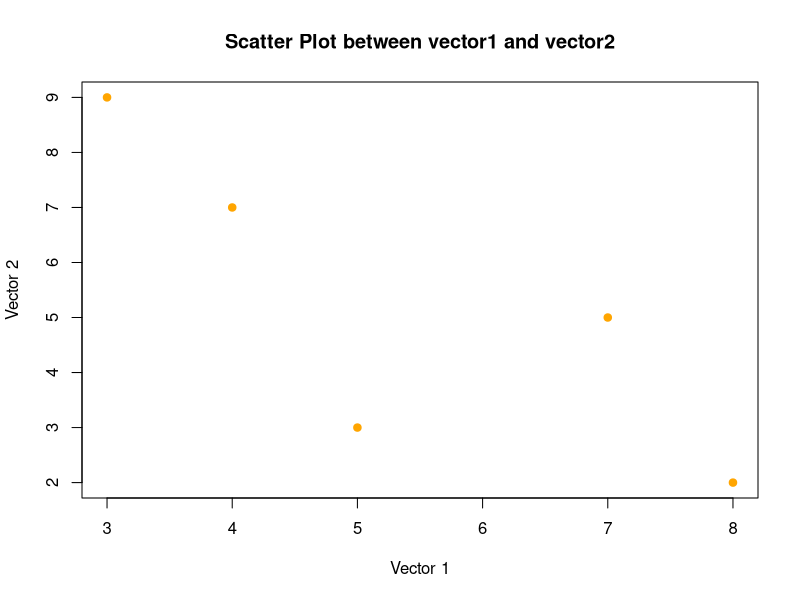

R code for this plot:
#create vector1
vector1 <- c(3,5,8,4,7)

#calculate mean, median, std
mean(vector1)
median(vector1)
sd(vector1)

#create matrix1
matrix1 <- matrix(c(1:25), nrow=5, ncol=5)

#matrix1 multiply vector1
result1 <- matrix1 %*% vector1

#create vector2
vector2 <- c(9,3,2,7,5)
 
#scatter plot vector1 and vector2
plot(vector1, vector2, main="Scatter Plot between vector1 and vector2", xlab="Vector 1", ylab="Vector 2", pch=19, col="orange")


